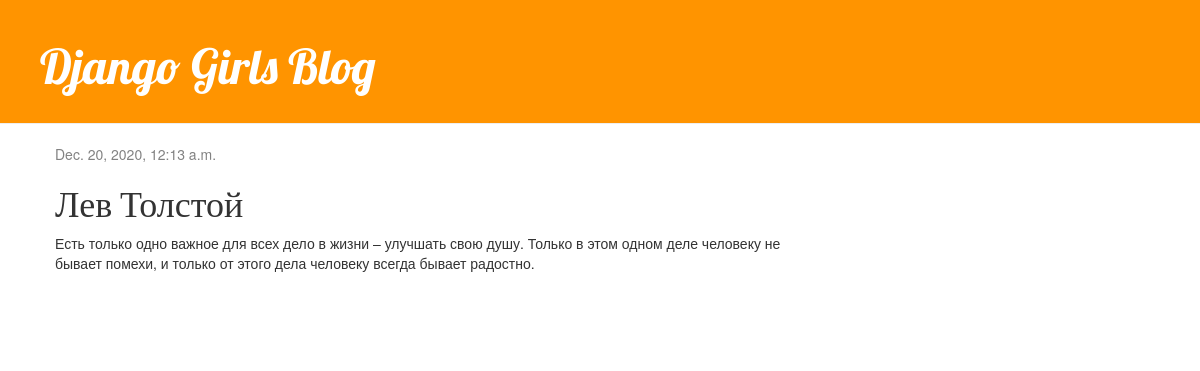
The app's page /post/2/ with its own data.
### blog/models.py (models this page shows, shortened)
class Post(models.Model):
    author = models.ForeignKey(settings.AUTH_USER_MODEL, on_delete=models.CASCADE)
    title = models.CharField(max_length=200)
    text = models.TextField()
    create_date = models.DateTimeField(default=timezone.now)
    published_date = models.DateTimeField(blank=True, null=True)

### blog/views.py (the view)
# urls.py: path('post/<int:pk>/', views.post_detail, name='post_detail'),
def post_detail(request, pk):
    post = get_object_or_404(Post, pk=pk)
    return render(request, 'blog/post_detail.html', {'post':post})

### blog/templates/blog/post_detail.html (shortened to what this page needs)
{% extends 'blog/base.html' %}
{% block content %}
    <div class="post">
        {% if post.published_date %}
            <div class="date">
                {{ post.published_date }}
            </div>
        {% endif %}
        <h1>{{ post.title }}</h1>
        <p>{{ post.text|linebreaksbr }}</p>
    </div>
{% endblock %}

### blog/static/css/blog.css (style rules this page uses)
h1, h2, h3, h4 { font-family: 'Lobster', cursive; }
.date { color: #828282; }
.post { margin-bottom: 70px; }

### records on screen
Post: published_date "Dec. 20, 2020, 12:13 a.m.", title "Лев Толстой", text "Есть только одно важное для всех дело в жизни – улучшать свою душу. Только в этом одном деле человеку не бывает помехи, и только от этого дела человеку всегда бывает радостно."
